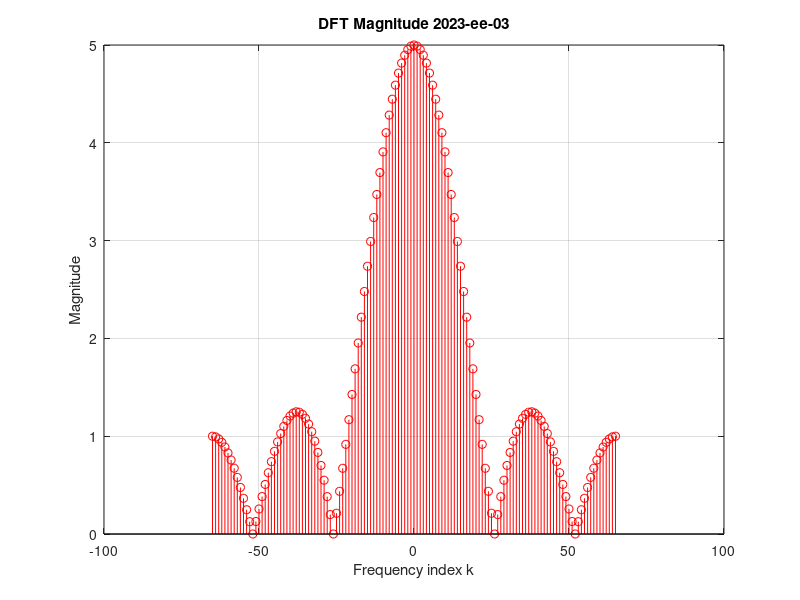
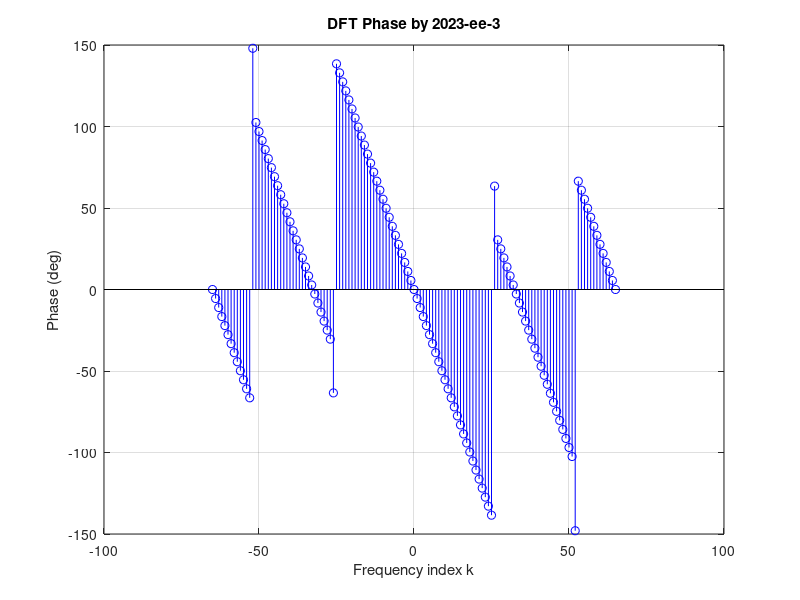
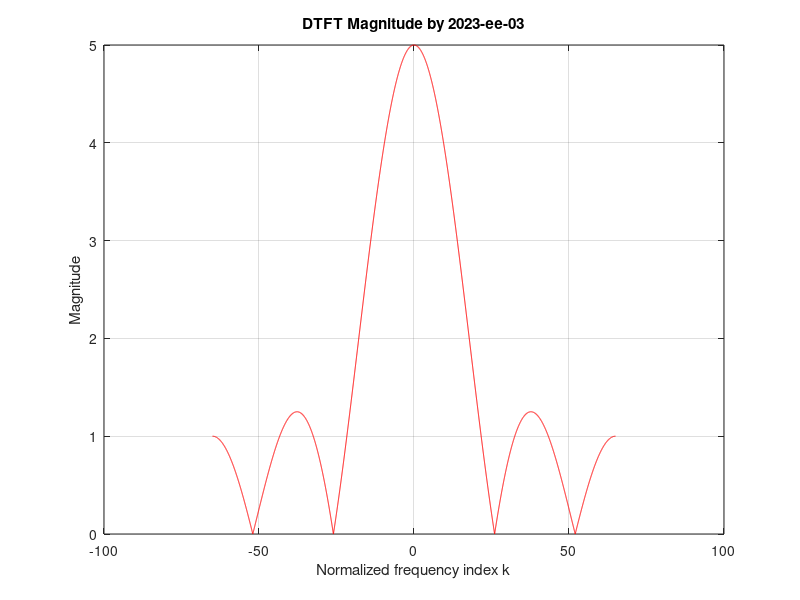
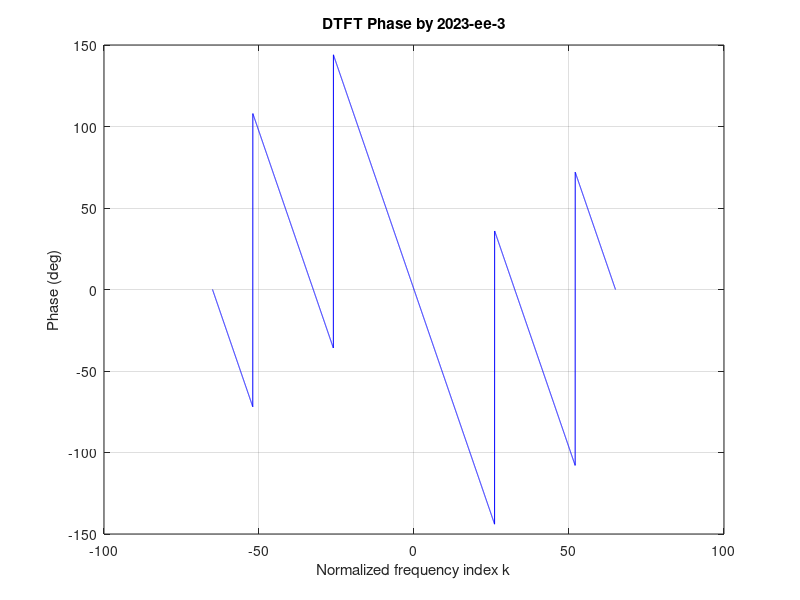

These figures' MATLAB source, in order:
u = [1,1,1,1,1]; 
N = 130;  
n = 0:1:4;  

% ---- DFT ---- 
k = -floor(N/2) :1: floor(N/2); 

w_dft = (2*pi*k)/N;    % Angular frequency for DFT   

Un_dft = zeros(size(k));   

for n = 0:4  
    Un_dft = Un_dft + (u(n+1) * exp(-1j * 2 * pi * k * n / N));  
end   

phase_dft = angle(Un_dft) * (180/pi);  
magnitude_dft = abs(Un_dft);  

% DFT Magnitude
figure;
stem(k, magnitude_dft, 'r');         
title('DFT Magnitude 2023-ee-03');  
xlabel('Frequency index k');  
ylabel('Magnitude');  
grid on;  

% DFT Phase
figure;
stem(k, phase_dft, 'b');              
title('DFT Phase by 2023-ee-3');  
xlabel('Frequency index k');  
ylabel('Phase (deg)');  
grid on;  

% ---- DTFT ---- 
w = -pi:0.001:pi;             % Continuous frequency range (-π to π)
w_k = (N/(2*pi))*w;           % Scale to -N/2 to N/2

Un_dtft = zeros(size(w));    

for n = 0:4 
    Un_dtft = Un_dtft + u(n+1) * exp(-1j * w * n); 
end 

phase_dtft = angle(Un_dtft) * (180/pi);  
magnitude_dtft = abs(Un_dtft);  

% DTFT Magnitude
figure; 
plot(w_k, magnitude_dtft, 'r');        
title('DTFT Magnitude by 2023-ee-03'); 
xlabel('Normalized frequency index k'); 
ylabel('Magnitude'); 
grid on; 

% DTFT Phase
figure; 
plot(w_k, phase_dtft, 'b');          
title('DTFT Phase by 2023-ee-3'); 
xlabel('Normalized frequency index k'); 
ylabel('Phase (deg)'); 
grid on;  
